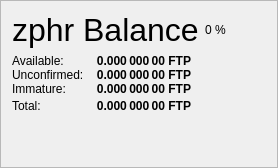
                   <widget class="QFrame" name="frame_ZerocoinBalances">
                    <property name="frameShape">
                     <enum>QFrame::StyledPanel</enum>
                    </property>
                    <property name="frameShadow">
                     <enum>QFrame::Raised</enum>
                    </property>
                    <layout class="QVBoxLayout" name="verticalLayout_7">
                     <item>
                      <layout class="QHBoxLayout" name="horizontalLayout_8" stretch="0,0,0">
                       <item>
                        <widget class="QLabel" name="label_5z_3">
                         <property name="minimumSize">
                          <size>
                           <width>0</width>
                           <height>20</height>
                          </size>
                         </property>
                         <property name="font">
                          <font>
                           <pointsize>24</pointsize>
                           <weight>50</weight>
                           <bold>false</bold>
                          </font>
                         </property>
                         <property name="text">
                          <string>zphr Balance</string>
                         </property>
                        </widget>
                       </item>
                       <item>
                        <widget class="QLabel" name="labelzphrPercent">
                         <property name="text">
                          <string notr="true">0 %</string>
                         </property>
                        </widget>
                       </item>
                       <item>
                        <spacer name="horizontalSpacer_11">
                         <property name="orientation">
                          <enum>Qt::Horizontal</enum>
                         </property>
                         <property name="sizeHint" stdset="0">
                          <size>
                           <width>40</width>
                           <height>20</height>
                          </size>
                         </property>
                        </spacer>
                       </item>
                      </layout>
                     </item>
                     <item>
                      <layout class="QGridLayout" name="gridLayout_5">
                       <property name="horizontalSpacing">
                        <number>12</number>
                       </property>
                       <property name="verticalSpacing">
                        <number>0</number>
                       </property>
                       <item row="1" column="0">
                        <widget class="QLabel" name="labelzBalanceMatureText">
                         <property name="toolTip">
                          <string>Mature: more than 20 confirmation and more than 3 mints of the same denomination after it was minted.
These zphr are spendable.</string>
                         </property>
                         <property name="text">
                          <string>Available:</string>
                         </property>
                        </widget>
                       </item>
                       <item row="1" column="1">
                        <widget class="QLabel" name="labelzBalanceMature">
                         <property name="font">
                          <font>
                           <weight>75</weight>
                           <bold>true</bold>
                          </font>
                         </property>
                         <property name="toolTip">
                          <string>Mature: more than 20 confirmation and more than 3 mints of the same denomination after it was minted.
These zphr are spendable.</string>
                         </property>
                         <property name="text">
                          <string notr="true">0.000 000 00 FTP</string>
                         </property>
                         <property name="alignment">
                          <set>Qt::AlignRight|Qt::AlignTrailing|Qt::AlignVCenter</set>
                         </property>
                        </widget>
                       </item>
                       <item row="2" column="0">
                        <widget class="QLabel" name="labelzBalanceUnconfirmedText">
                         <property name="toolTip">
                          <string>Unconfirmed: less than 20 confirmations
Immature: confirmed, but less than 3 mints of the same denomination after it was minted</string>
                         </property>
                         <property name="text">
                          <string>Unconfirmed:</string>
                         </property>
                        </widget>
                       </item>
                       <item row="2" column="1">
                        <widget class="QLabel" name="labelzBalanceUnconfirmed">
                         <property name="font">
                          <font>
                           <weight>75</weight>
                           <bold>true</bold>
                          </font>
                         </property>
                         <property name="toolTip">
                          <string>Unconfirmed: less than 20 confirmations
Immature: confirmed, but less than 3 mints of the same denomination after it was minted</string>
                         </property>
                         <property name="text">
                          <string notr="true">0.000 000 00 FTP</string>
                         </property>
                         <property name="alignment">
                          <set>Qt::AlignRight|Qt::AlignTrailing|Qt::AlignVCenter</set>
                         </property>
                        </widget>
                       </item>
                       <item row="3" column="0">
                        <widget class="QLabel" name="labelzBalanceImmatureText">
                         <property name="toolTip">
                          <string>Unconfirmed: less than 20 confirmations
Immature: confirmed, but less than 3 mints of the same denomination after it was minted</string>
                         </property>
                         <property name="text">
                          <string>Immature:</string>
                         </property>
                        </widget>
                       </item>
                       <item row="3" column="1">
                        <widget class="QLabel" name="labelzBalanceImmature">
                         <property name="font">
                          <font>
                           <weight>75</weight>
                           <bold>true</bold>
                          </font>
                         </property>
                         <property name="toolTip">
                          <string>Unconfirmed: less than 20 confirmations
Immature: confirmed, but less than 3 mints of the same denomination after it was minted</string>
                         </property>
                         <property name="text">
                          <string notr="true">0.000 000 00 FTP</string>
                         </property>
                         <property name="alignment">
                          <set>Qt::AlignRight|Qt::AlignTrailing|Qt::AlignVCenter</set>
                         </property>
                        </widget>
                       </item>
                       <item row="4" column="0">
                        <widget class="QLabel" name="labelzBalanceText">
                         <property name="toolTip">
                          <string>Your current zphr balance, unconfirmed and immature zphr included.</string>
                         </property>
                         <property name="text">
                          <string>Total:</string>
                         </property>
                        </widget>
                       </item>
                       <item row="4" column="1">
                        <widget class="QLabel" name="labelzBalance">
                         <property name="font">
                          <font>
                           <weight>75</weight>
                           <bold>true</bold>
                          </font>
                         </property>
                         <property name="cursor">
                          <cursorShape>IBeamCursor</cursorShape>
                         </property>
                         <property name="toolTip">
                          <string>Your current zphr balance, unconfirmed and immature zphr included.</string>
                         </property>
                         <property name="text">
                          <string notr="true">0.000 000 00 FTP</string>
                         </property>
                         <property name="alignment">
                          <set>Qt::AlignRight|Qt::AlignTrailing|Qt::AlignVCenter</set>
                         </property>
                         <property name="textInteractionFlags">
                          <set>Qt::LinksAccessibleByMouse|Qt::TextSelectableByKeyboard|Qt::TextSelectableByMouse</set>
                         </property>
                        </widget>
                       </item>
                       <item row="4" column="2">
                        <spacer name="horizontalSpacer_4">
                         <property name="orientation">
                          <enum>Qt::Horizontal</enum>
                         </property>
                         <property name="sizeHint" stdset="0">
                          <size>
                           <width>40</width>
                           <height>20</height>
                          </size>
                         </property>
                        </spacer>
                       </item>
                      </layout>
                     </item>
                     <item>
                      <spacer name="verticalSpacer_4">
                       <property name="orientation">
                        <enum>Qt::Vertical</enum>
                       </property>
                       <property name="sizeHint" stdset="0">
                        <size>
                         <width>20</width>
                         <height>40</height>
                        </size>
                       </property>
                      </spacer>
                     </item>
                    </layout>
                   </widget>
